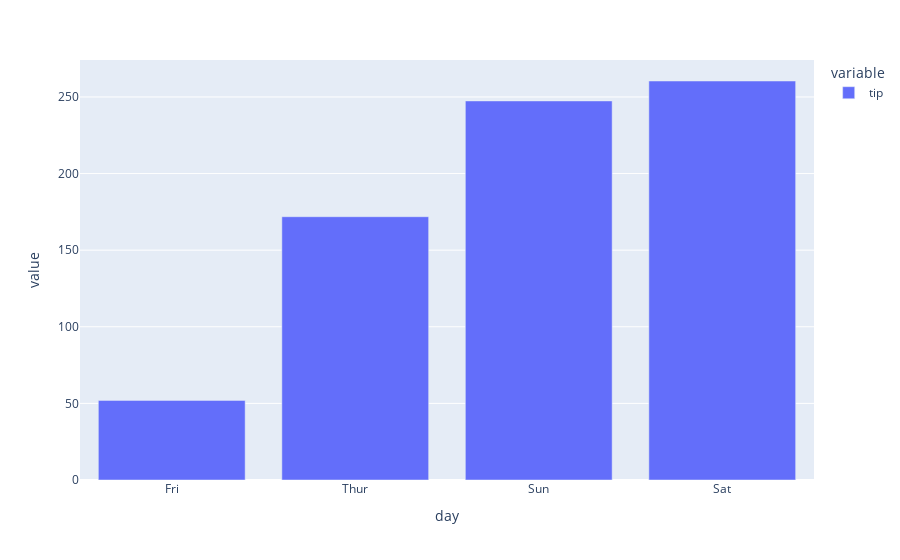

The code cell stored with this chart in its notebook:
### Code cell
# Use `plotly` for the plotting backend
pd.options.plotting.backend = "plotly"
df.groupby(by=["day"]).sum()[["tip"]].sort_values(by=["tip"]).plot(kind="bar")

### Figure 1 — Plotly figure (JSON) as saved in the notebook; plotly's stock layout.template omitted (floating-point values rounded to 4 significant figures)
{"data": [{"alignmentgroup": "True", "hovertemplate": "variable=tip<br>day=%{x}<br>value=%{y}<extra></extra>", "legendgroup": "tip", "marker": {"color": "#636efa", "pattern": {"shape": ""}}, "name": "tip", "offsetgroup": "tip", "orientation": "v", "showlegend": true, "textposition": "auto", "type": "bar", "x": ["Fri", "Thur", "Sun", "Sat"], "xaxis": "x", "y": [51.96, 171.8, 247.4, 260.4], "yaxis": "y"}], "layout": {"barmode": "relative", "legend": {"title": {"text": "variable"}, "tracegroupgap": 0}, "margin": {"t": 60}, "xaxis": {"anchor": "y", "domain": [0, 1], "title": {"text": "day"}}, "yaxis": {"anchor": "x", "domain": [0, 1], "title": {"text": "value"}}}}
